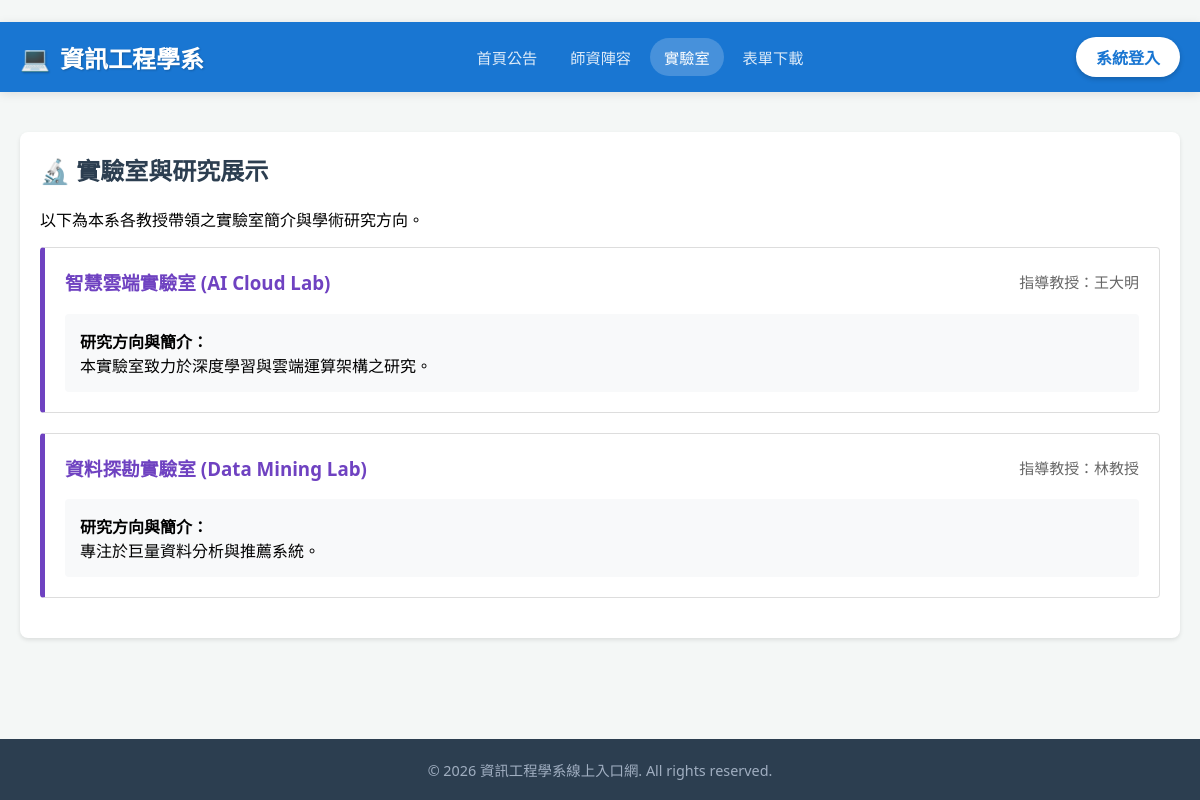
/index.php?page=labs, run on an earlier commit of the app's database.
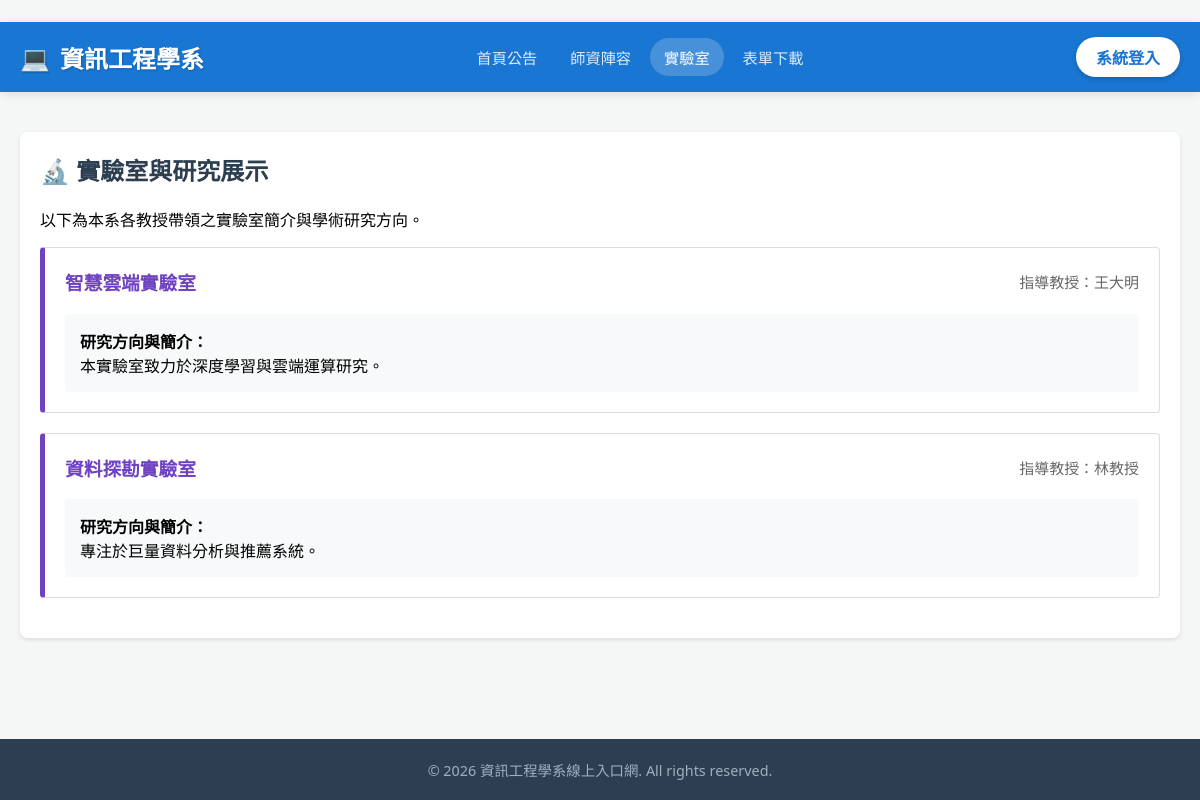
And on a later commit of the database.
### tables this page shows
CREATE TABLE Teachers (
    teacher_id INT AUTO_INCREMENT PRIMARY KEY,
    user_id INT NOT NULL,
    name VARCHAR(100) NOT NULL,
    title VARCHAR(100),
    avatar_path VARCHAR(255) DEFAULT NULL COMMENT '老師頭像圖片路徑',  
    department VARCHAR(100) DEFAULT '資訊工程學系',
    phone VARCHAR(20),
    email VARCHAR(100),
    office_hours VARCHAR(100) DEFAULT NULL COMMENT '請益時間',
    lab_name VARCHAR(100) DEFAULT NULL COMMENT '實驗室名稱',
    lab_info TEXT DEFAULT NULL COMMENT '實驗室簡介與研究方向',
    teaching_experience TEXT DEFAULT NULL COMMENT '校內教學經歷',
    external_experience TEXT DEFAULT NULL COMMENT '校外經歷',
    FOREIGN KEY (user_id) REFERENCES Users(id) ON DELETE CASCADE
);

### modules/public/labs.php (the view)
<div class="card">
    <h2>🔬 實驗室與研究展示</h2>
    <p>以下為本系各教授帶領之實驗室簡介與學術研究方向。</p>
    <?php
    $labs = $conn->query("SELECT name, lab_name, lab_info FROM Teachers WHERE lab_name IS NOT NULL AND lab_name != '' ORDER BY teacher_id");
    if ($labs->num_rows > 0) {
        while($lab = $labs->fetch_assoc()) {
            echo "<div style='border: 1px solid #ddd; border-left: 5px solid #6f42c1; border-radius: 4px; padding: 20px; margin-bottom: 20px; background: #fff;'>";
            echo "<h3 style='margin-top: 0; color: #6f42c1; display: flex; align-items: center; justify-content: space-between;'>";
            echo htmlspecialchars($lab['lab_name']);
            echo "<span style='font-size: 0.8em; color: #666; font-weight: normal;'>指導教授：" . htmlspecialchars($lab['name']) . "</span>";
            echo "</h3>";
            echo "<div style='background: #f8f9fa; padding: 15px; border-radius: 4px;'>";
            echo "<strong>研究方向與簡介：</strong><br>";
            echo nl2br(htmlspecialchars($lab['lab_info'] ?? '尚未提供詳細簡介。'));
            echo "</div>";
            echo "</div>";
        }
    } else {
        echo "<div class='card' style='background: #f8f9fa;'><p style='text-align:center; color:#666;'>目前尚無實驗室資訊</p></div>";
    }
    ?>
</div>

What changed in the data, as far as the page shows it:
changed teachers "王大明": lab_name "智慧雲端實驗室 (AI Cloud Lab)" → "智慧雲端實驗室"; lab_info "本實驗室致力於深度學習與雲端運算架構之研究。" → "本實驗室致力於深度學習與雲端運算研究。"
changed teachers "專注於巨量資料分析與推薦系統。": lab_name "資料探勘實驗室 (Data Mining Lab)" → "資料探勘實驗室"
